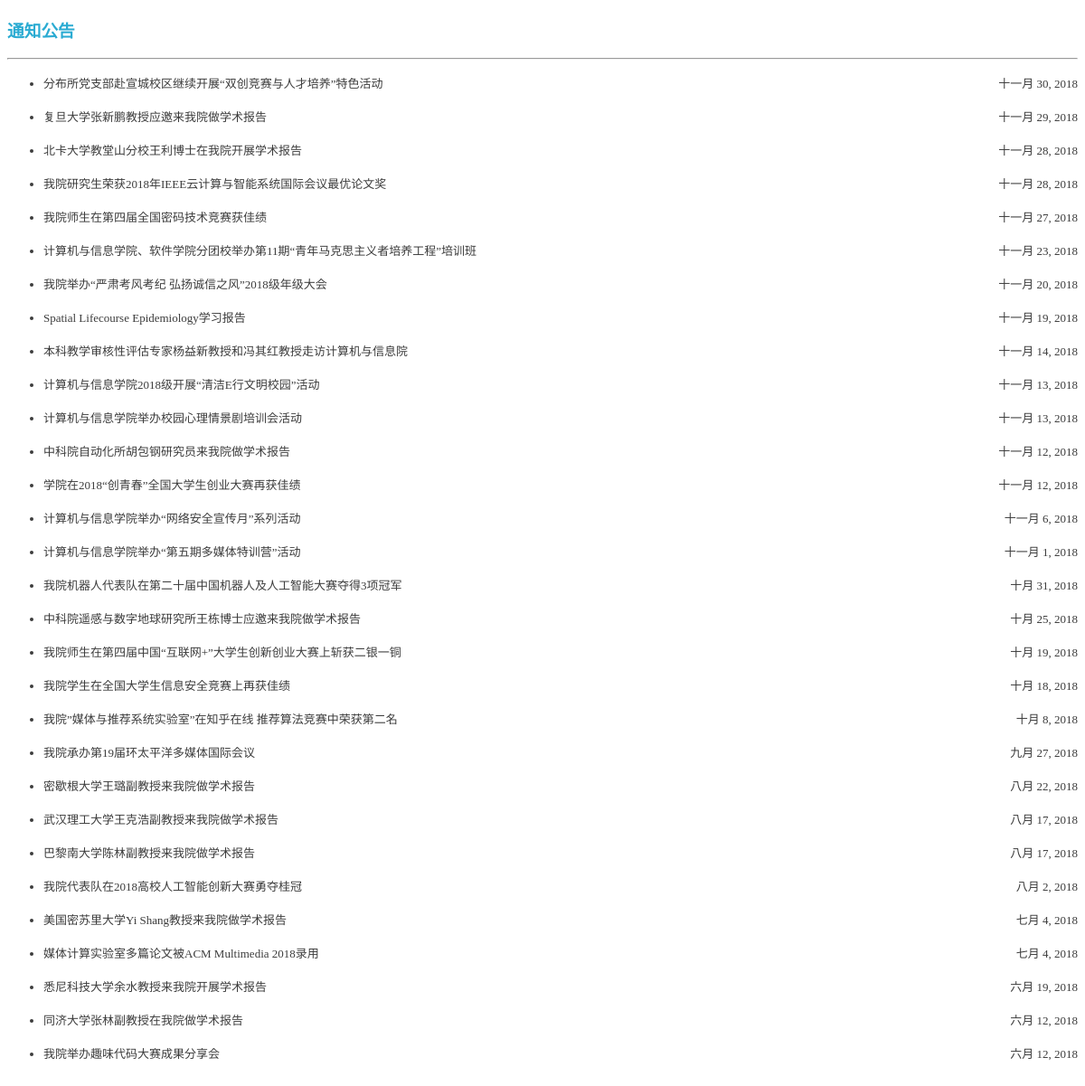
Page /lab/notice/ on the committed database.
### lab/models.py (models this page shows, shortened)
class Notice(models.Model):
    title = models.CharField(max_length=200)
    content1 = models.TextField(max_length=2000, blank=True, null=True)
    content2 = models.TextField(max_length=2000, blank=True, null=True)
    content3 = models.TextField(max_length=2000, blank=True, null=True)
    file = models.FileField(upload_to='file', blank=True, null=True)
    time = models.DateField()

### lab/views.py (the view)
# urls.py: path('notice/', lv.notice, name='notice'),
def notice(request):
    articals = models.Notice.objects.all().order_by('-time')
    return render(request, 'html/notice.html', {'articals': articals})

### templates/html/notice.html (shortened to what this page needs)
{% load static %}
<!DOCTYPE html>
<html lang="en">
<head>
    <link rel="stylesheet" href="{% static '/css/text.css' %}">
</head>
<body>
<header>
    <h3>通知公告</h3>
    <hr>
</header>
<section>
    <ul>
        {% for artical in articals %}
            <li>
                <a href="{% url 'lab:noticeContent' artical.id %}">{{ artical.title }}</a>
                <span class="date">{{ artical.time }}</span>
            </li>
            <br>
        {% endfor %}
    </ul>
</section>
</body>
</html>

### static/css/text.css (style rules this page uses)
header h3 { color: #2aabd2; }
li { font-size: 13px; font-weight: lighter; color: #3c3c3c; }
a { color: #3c3c3c; text-decoration: none; }
.date { float: right; }

### rows in the picture
Notice: title "分布所党支部赴宣城校区继续开展“双创竞赛与人才培养”特色活动", time "十一月 30, 2018"
Notice: title "复旦大学张新鹏教授应邀来我院做学术报告", time "十一月 29, 2018"
Notice: title "北卡大学教堂山分校王利博士在我院开展学术报告", time "十一月 28, 2018"
Notice: title "我院研究生荣获2018年IEEE云计算与智能系统国际会议最优论文奖", time "十一月 28, 2018"
Notice: title "我院师生在第四届全国密码技术竞赛获佳绩", time "十一月 27, 2018"
Notice: title "计算机与信息学院、软件学院分团校举办第11期“青年马克思主义者培养工程”培训班", time "十一月 23, 2018"
Notice: title "我院举办“严肃考风考纪 弘扬诚信之风”2018级年级大会", time "十一月 20, 2018"
Notice: title "Spatial Lifecourse Epidemiology学习报告", time "十一月 19, 2018"
Notice: title "本科教学审核性评估专家杨益新教授和冯其红教授走访计算机与信息院", time "十一月 14, 2018"
Notice: title "计算机与信息学院2018级开展“清洁E行文明校园”活动", time "十一月 13, 2018"
Notice: title "计算机与信息学院举办校园心理情景剧培训会活动", time "十一月 13, 2018"
Notice: title "中科院自动化所胡包钢研究员来我院做学术报告", time "十一月 12, 2018"
Notice: title "学院在2018“创青春”全国大学生创业大赛再获佳绩", time "十一月 12, 2018"
Notice: title "计算机与信息学院举办“网络安全宣传月”系列活动", time "十一月 6, 2018"
Notice: title "计算机与信息学院举办“第五期多媒体特训营”活动", time "十一月 1, 2018"
Notice: title "我院机器人代表队在第二十届中国机器人及人工智能大赛夺得3项冠军", time "十月 31, 2018"
Notice: title "中科院遥感与数字地球研究所王栋博士应邀来我院做学术报告", time "十月 25, 2018"
Notice: title "我院师生在第四届中国“互联网+”大学生创新创业大赛上斩获二银一铜", time "十月 19, 2018"
Notice: title "我院学生在全国大学生信息安全竞赛上再获佳绩", time "十月 18, 2018"
Notice: title "我院”媒体与推荐系统实验室”在知乎在线 推荐算法竞赛中荣获第二名", time "十月 8, 2018"
Notice: title "我院承办第19届环太平洋多媒体国际会议", time "九月 27, 2018"
Notice: title "密歇根大学王璐副教授来我院做学术报告", time "八月 22, 2018"
Notice: title "武汉理工大学王克浩副教授来我院做学术报告", time "八月 17, 2018"
Notice: title "巴黎南大学陈林副教授来我院做学术报告", time "八月 17, 2018"
Notice: title "我院代表队在2018高校人工智能创新大赛勇夺桂冠", time "八月 2, 2018"
Notice: title "美国密苏里大学Yi Shang教授来我院做学术报告", time "七月 4, 2018"
Notice: title "媒体计算实验室多篇论文被ACM Multimedia 2018录用", time "七月 4, 2018"
Notice: title "悉尼科技大学余水教授来我院开展学术报告", time "六月 19, 2018"
Notice: title "同济大学张林副教授在我院做学术报告", time "六月 12, 2018"
Notice: title "我院举办趣味代码大赛成果分享会", time "六月 12, 2018"
